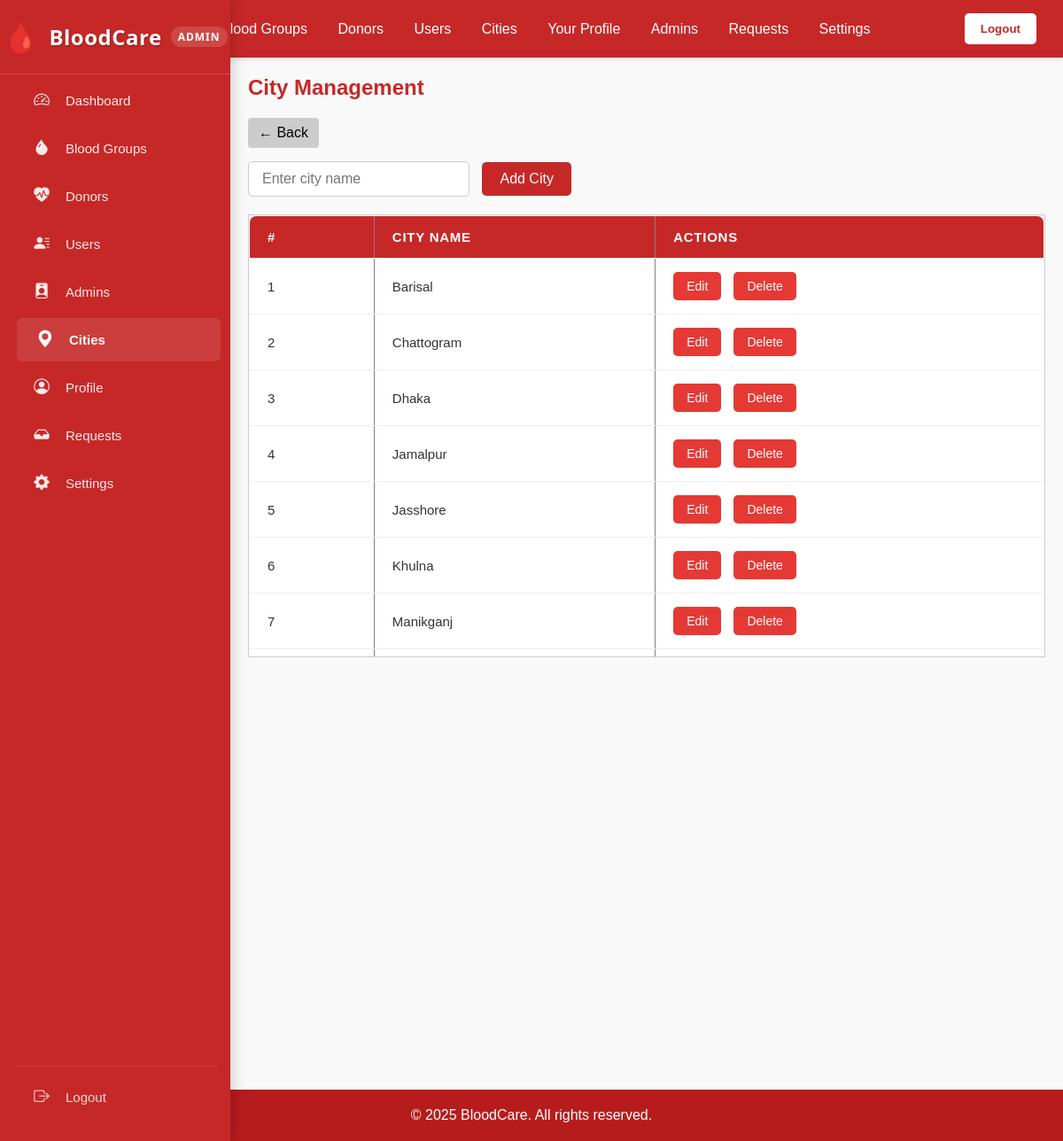
Page /admin/cities/index.php (signed in) on the committed database.
### tables this page shows
CREATE TABLE `cities` (
  `id` int(11) NOT NULL,
  `name` varchar(100) NOT NULL,
  `created_at` timestamp NOT NULL DEFAULT current_timestamp(),
  `updated_at` timestamp NOT NULL DEFAULT current_timestamp() ON UPDATE current_timestamp()
);

### admin/cities/index.php (the view, shortened to what this page needs)
<?php
require_once BASE_PATH . '/config/db.php';
require_once BASE_PATH . '/admin/includes/header_admin.php';
require_once BASE_PATH . '/admin/includes/sidebar_admin.php';
$sql = "SELECT * FROM cities ORDER BY name ASC";
$result = $conn->query($sql);
$cities = [];
if ($result) {
    while ($row = $result->fetch_assoc()) {
        $cities[] = $row;
    }
}
?>
<head>
    <link rel="stylesheet" href="<?= BASE_URL . '/admin/assets/css/blood_groups_admin.css' ?>">
</head>
<main class="content">
    <h2>City Management</h2>
    <a href="<?= BASE_URL ?>/admin/dashboard.php" style="display: inline-block; margin-bottom: 15px; padding: 8px 12px; background-color: #ccc; color: #000; text-decoration: none; border-radius: 4px;">
        ← Back
    </a>
    <form id="addCityForm" style="margin-bottom: 20px;">
        <input type="text" name="name" placeholder="Enter city name" required>
        <button type="submit">Add City</button>
    </form>
    <div class="scroll-table">
        <table border="1" cellpadding="10" cellspacing="0">
            <thead>
                <tr>
                    <th>#</th>
                    <th>City Name</th>
                    <th>Actions</th>
                </tr>
            </thead>
            <tbody>
                <?php if (count($cities) === 0): ?>
                    <tr>
                        <td colspan="3" style="text-align:center; padding:20px; font-style:italic; color:#777;">
                            No cities found.
                        </td>
                    </tr>
                <?php else: ?>
                    <?php $serial = 1; ?>
                    <?php foreach ($cities as $city): ?>
                        <tr>
                            <td><?= $serial++ ?></td>
                            <td><?= htmlspecialchars($city['name']) ?></td>
                            <td>
                                <button class="editCityBtn" data-id="<?= $city['id'] ?>" data-name="<?= htmlspecialchars($city['name']) ?>">Edit</button>
                                <form class="deleteCityForm" style="display:inline;">
                                    <button type="submit">Delete</button>
                                </form>
                            </td>
                        </tr>
                    <?php endforeach; ?>
                <?php endif; ?>
            </tbody>
        </table>
    </div>
</main>
<?php require_once BASE_PATH . '/admin/includes/footer_admin.php'; ?>

### admin/assets/css/main.css (style rules this page uses)
* { margin: 0; padding: 0; box-sizing: border-box; }
html,body { height: 100vh; width: 100%; }
body { font-family: Arial,sans-serif; margin: 0; display: flex; flex-direction: column; }
main { flex: 1; }

### admin/assets/css/blood_groups_admin.css (style rules this page uses)
main.content { padding: 20px; background-color: #f9f9f9; min-height: 80vh; font-family: Arial, sans-serif; color: #333; }
main.content h2 { margin-bottom: 20px; color: #c62828; }
form { margin-bottom: 30px; }
form input[type="text"] { padding: 10px 15px; font-size: 16px; border: 1.5px solid #ccc; border-radius: 5px; width: 250px; transition: border-color 0.3s ease; }
form button { background-color: #c62828; color: white; padding: 10px 20px; border: none; margin-left: 10px; border-radius: 5px; font-size: 16px; cursor: pointer; transition: background-color 0.3s ease; }
table { width: 100%; border-collapse: collapse; background: white; box-shadow: 0 2px 8px rgba(0,0,0,0.1); border-radius: 8px; overflow: hidden; }
table th, table td { padding: 15px 20px; text-align: left; border-bottom: 1px solid #eee; font-size: 15px; }
table th { background-color: #c62828; color: white; font-weight: 600; text-transform: uppercase; letter-spacing: 0.05em; }
table button { background-color: #e53935; border: none; color: white; padding: 8px 15px; border-radius: 5px; cursor: pointer; font-size: 14px; transition: background-color 0.3s ease; }
.scroll-table { max-height: 500px; overflow-y: auto; display: block; border: 1px solid #ccc; }
.scroll-table table { width: 100%; border-collapse: collapse; }

### admin/includes/sidebar_admin.php (style rules this page uses)
.content { margin-left: 260px; padding: 30px; transition: margin-left 0.3s ease; }

### rows in the picture
cities: name "Barisal"
cities: name "Chattogram"
cities: name "Dhaka"
cities: name "Jamalpur"
cities: name "Jasshore"
cities: name "Khulna"
cities: name "Manikganj"
